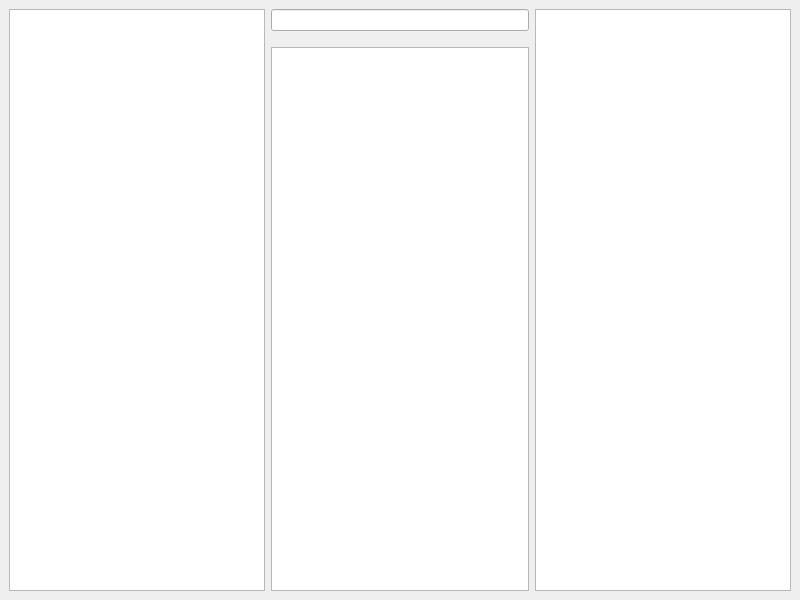
<?xml version="1.0" encoding="UTF-8"?>
<ui version="4.0">
 <class>MainWindow</class>
 <widget class="QMainWindow" name="MainWindow">
  <property name="geometry">
   <rect>
    <x>0</x>
    <y>0</y>
    <width>800</width>
    <height>600</height>
   </rect>
  </property>
  <property name="sizePolicy">
   <sizepolicy hsizetype="Expanding" vsizetype="Expanding">
    <horstretch>0</horstretch>
    <verstretch>0</verstretch>
   </sizepolicy>
  </property>
  <property name="windowTitle">
   <string>MainWindow</string>
  </property>
  <widget class="QWidget" name="centralwidget">
   <property name="maximumSize">
    <size>
     <width>800</width>
     <height>16777215</height>
    </size>
   </property>
   <property name="layoutDirection">
    <enum>Qt::LeftToRight</enum>
   </property>
   <layout class="QHBoxLayout" name="horizontalLayout">
    <property name="sizeConstraint">
     <enum>QLayout::SetMaximumSize</enum>
    </property>
    <item>
     <layout class="QVBoxLayout" name="verticalLayout_2">
      <property name="sizeConstraint">
       <enum>QLayout::SetDefaultConstraint</enum>
      </property>
      <item>
       <widget class="QListView" name="listView_2">
        <property name="sizePolicy">
         <sizepolicy hsizetype="Fixed" vsizetype="Expanding">
          <horstretch>0</horstretch>
          <verstretch>0</verstretch>
         </sizepolicy>
        </property>
        <property name="maximumSize">
         <size>
          <width>300</width>
          <height>16777215</height>
         </size>
        </property>
       </widget>
      </item>
     </layout>
    </item>
    <item>
     <layout class="QVBoxLayout" name="verticalLayout">
      <property name="sizeConstraint">
       <enum>QLayout::SetMaximumSize</enum>
      </property>
      <item>
       <widget class="QLineEdit" name="lineEdit"/>
      </item>
      <item>
       <spacer name="verticalSpacer">
        <property name="orientation">
         <enum>Qt::Vertical</enum>
        </property>
        <property name="sizeType">
         <enum>QSizePolicy::Fixed</enum>
        </property>
        <property name="sizeHint" stdset="0">
         <size>
          <width>20</width>
          <height>10</height>
         </size>
        </property>
       </spacer>
      </item>
      <item>
       <widget class="QListView" name="listView"/>
      </item>
     </layout>
    </item>
    <item>
     <layout class="QVBoxLayout" name="verticalLayout_3">
      <property name="sizeConstraint">
       <enum>QLayout::SetDefaultConstraint</enum>
      </property>
      <item>
       <widget class="QListView" name="listView_3">
        <property name="sizePolicy">
         <sizepolicy hsizetype="Fixed" vsizetype="Expanding">
          <horstretch>0</horstretch>
          <verstretch>0</verstretch>
         </sizepolicy>
        </property>
        <property name="minimumSize">
         <size>
          <width>0</width>
          <height>0</height>
         </size>
        </property>
        <property name="maximumSize">
         <size>
          <width>300</width>
          <height>16777215</height>
         </size>
        </property>
       </widget>
      </item>
     </layout>
    </item>
   </layout>
  </widget>
  <widget class="QMenuBar" name="menubar">
   <property name="geometry">
    <rect>
     <x>0</x>
     <y>0</y>
     <width>800</width>
     <height>24</height>
    </rect>
   </property>
  </widget>
 </widget>
 <resources/>
 <connections/>
</ui>
